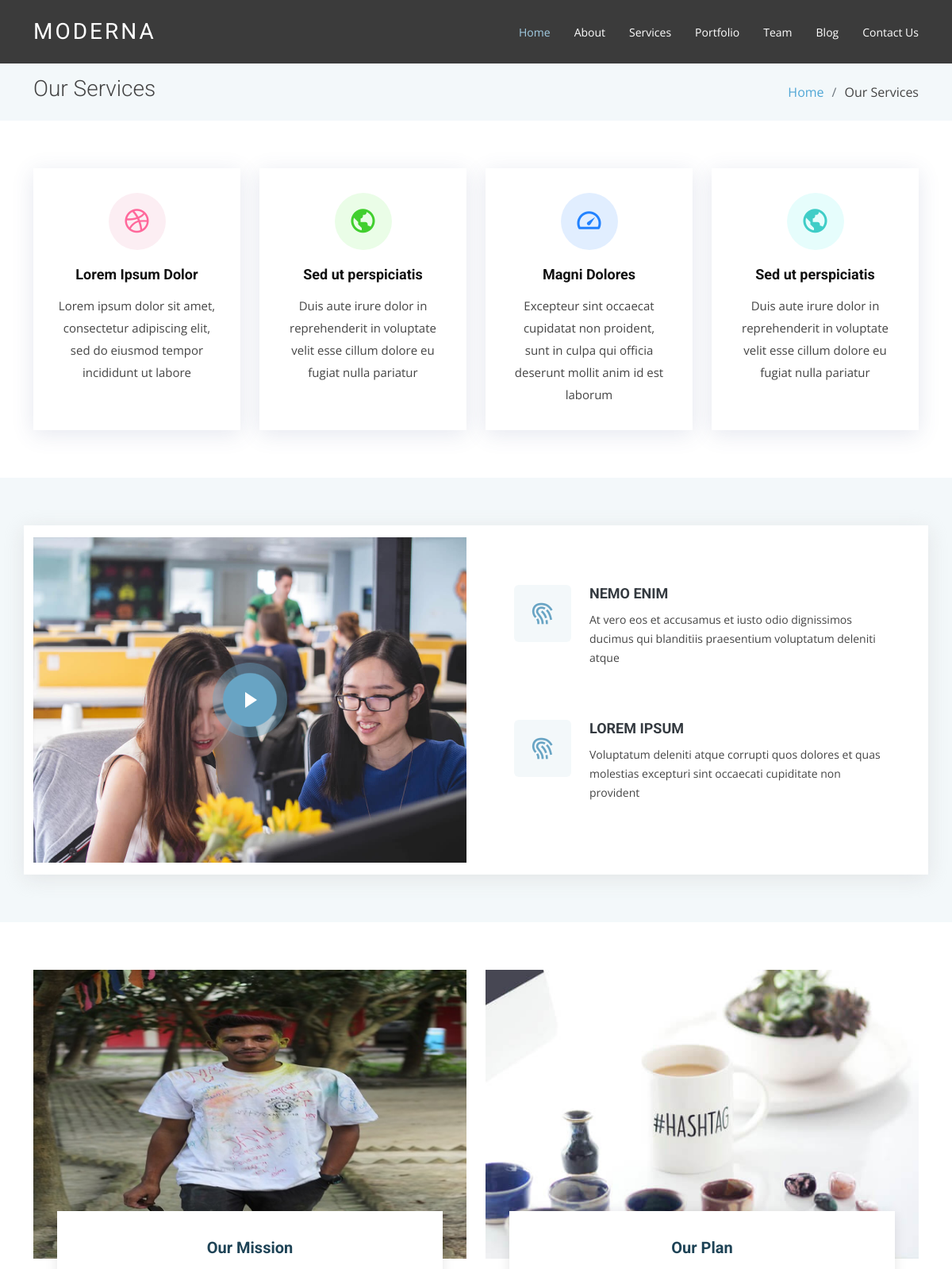
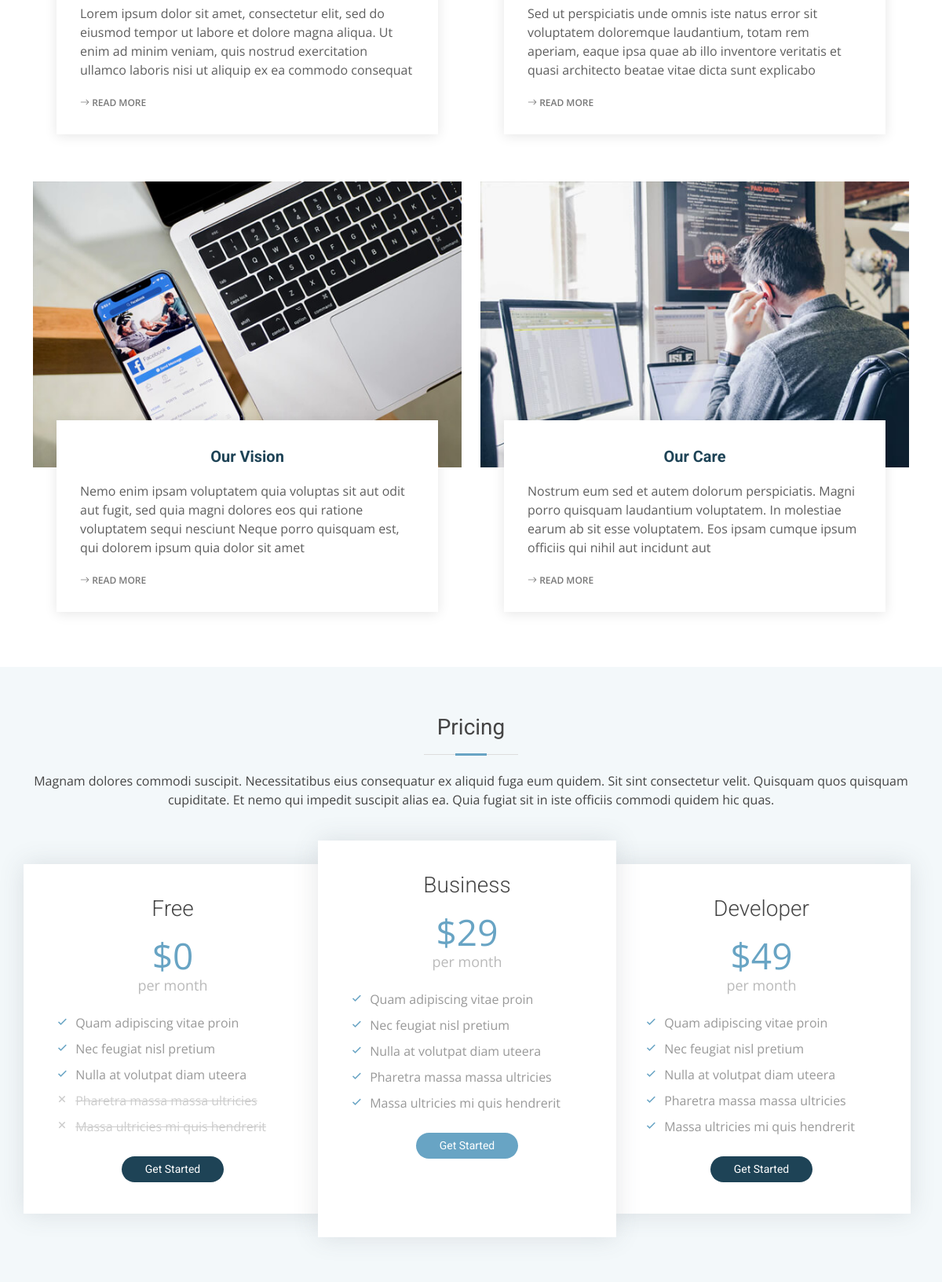
/services.php (upper part), run on the app's committed database (2 pictures, top to bottom).
### tables this page shows
CREATE TABLE `sarvice` (
  `id` int(50) NOT NULL,
  `title` varchar(100) NOT NULL,
  `discription` text NOT NULL,
  `icon_class_name` varchar(100) NOT NULL,
  `box_class_name` varchar(100) NOT NULL,
  `status` int(1) NOT NULL DEFAULT 1
);

CREATE TABLE `why_us` (
  `id` int(50) NOT NULL,
  `photo` varchar(100) NOT NULL DEFAULT 'photo.jpg',
  `video_url` varchar(200) DEFAULT NULL,
  `title_one` varchar(50) NOT NULL DEFAULT 'LOREM IPSUM',
  `discription_one` text DEFAULT NULL,
  `icon_one` varchar(50) DEFAULT NULL,
  `title_two` varchar(50) DEFAULT NULL,
  `discription_two` text DEFAULT NULL,
  `icon_two` varchar(50) DEFAULT NULL
);

CREATE TABLE `sarvice_details` (
  `id` int(50) NOT NULL,
  `title` varchar(100) NOT NULL,
  `discription` text NOT NULL,
  `btn_url` varchar(100) DEFAULT NULL,
  `photo` varchar(200) NOT NULL,
  `status` int(1) NOT NULL DEFAULT 1
);

### inc/sarvice.php (the view)
<?php
  $qurey="SELECT * FROM sarvice";
  $result=mysqli_query($conn, $qurey);
  if(mysqli_num_rows($result)>0){
    $datas=mysqli_fetch_all($result,1);
  }
  ?>
    <section class="services">
      <div class="container">
        <div class="row">
                 <?php
                foreach ($datas as $key=>$data){
                if($data['status']==1){
            ?>
          <div class="col-md-6 col-lg-3 d-flex align-items-stretch" data-aos="fade-up">
            <div class="icon-box icon-box-<?=$data['box_class_name']?>">
              <div class="icon"><i class="<?=$data['icon_class_name']?>"></i></div>
              <h4 class="title"><a href=""><?=$data['title']?></a></h4>
              <p class="description"><?=$data['discription']?></a></p>
            </div>
          </div>
       <?php
                }
            }
                ?>
        </div>
      </div>
    </section>

### inc/whyus.php
<?php
$qurey="SELECT * FROM why_us";
$result=mysqli_query($conn, $qurey);
if(mysqli_num_rows($result)>0){
  $data=mysqli_fetch_assoc($result);
}
?>
 <section class="why-us section-bg" data-aos="fade-up" date-aos-delay="200">
      <div class="container">
        <div class="row">
          <div class="col-lg-6 video-box">
            <img src="upload/whyus/<?=$data['photo']?>" class="img-fluid" alt="">
            <a href="<?=$data['video_url']?>" class="venobox play-btn mb-4" data-vbtype="video" data-autoplay="true"></a>
          </div>
          <div class="col-lg-6 d-flex flex-column justify-content-center p-5">
            <div class="icon-box">
              <div class="icon"><i class="<?=$data['icon_one']?>"></i></div>
              <h4 class="title"><a href=""><?=$data['title_one']?></a></h4>
              <p class="description"><?=$data['discription_one']?></p>
            </div>
            <div class="icon-box">
              <div class="icon"><i class="<?=$data['icon_two']?>"></i></div>
              <h4 class="title"><a href=""><?=$data['title_two']?></a></h4>
              <p class="description"><?=$data['discription_two']?></p>
            </div>
          </div>
        </div>
      </div>
    </section>

### inc/sarvice/sarvicedetails.php
<?php
  $qurey="SELECT * FROM sarvice_details";
  $result=mysqli_query($conn, $qurey);
  if(mysqli_num_rows($result)>0){
    $datas=mysqli_fetch_all($result,1);
  }
  ?>
  <section class="service-details">
      <div class="container">
        <div class="row">
        <?php
                foreach ($datas as $data){
                if($data['status']==1){
           ?>
          <div class="col-md-6 d-flex align-items-stretch" data-aos="fade-up">
            <div class="card">
              <div class="card-img">
              <img src="upload/details/<?=$data['photo']?>" alt="...">
              </div>
              <div class="card-body">
                <h5 class="card-title"><a href="#"><?=$data['title']?></a></h5>
                <p class="card-text"><?=$data['discription']?></a></p>
                <div class="read-more"><a href="<?=$data['btn_url']?>"><i class="bi bi-arrow-right"></i> Read More</a></div>
              </div>
            </div>
          </div>
          <?php
                }
              }
              ?>
        </div>
      </div>
    </section>

### assets/css/style.css (style rules this page uses)
body { font-family: "Open Sans", sans-serif; color: #444; }
a { color: #4fa6d5; text-decoration: none; }
h1, h2, h3, h4, h5, h6, .font-primary { font-family: "Roboto", sans-serif; }
section { padding: 60px 0; }
.section-bg { background-color: #f3f8fa; }
.services { padding-bottom: 20px; }
.services .icon-box { padding: 30px; position: relative; overflow: hidden; margin: 0 0 40px 0; background: #fff; box-shadow: 0 5px 26px 0 rgba(68, 88, 144, 0.14); transition: all 0.3s ease-in-out; text-align: center; border: 1px solid #fff; }
.services .icon { margin: 0 auto 20px auto; padding-top: 17px; display: inline-block; text-align: center; border-radius: 50%; width: 72px; height: 72px; }
.services .icon i { font-size: 36px; line-height: 1; }
.services .title { font-weight: 700; margin-bottom: 15px; font-size: 18px; }
.services .title a { color: #111; }
.services .description { font-size: 15px; line-height: 28px; margin-bottom: 0; }
.services .icon-box-pink .icon { background: #fceef3; }
.services .icon-box-pink .icon i { color: #ff689b; }
.services .icon-box-cyan .icon { background: #e6fdfc; }
.services .icon-box-cyan .icon i { color: #3fcdc7; }
.services .icon-box-green .icon { background: #eafde7; }
.services .icon-box-green .icon i { color: #41cf2e; }
.services .icon-box-blue .icon { background: #e1eeff; }
.services .icon-box-blue .icon i { color: #2282ff; }
.why-us .container { box-shadow: 0 5px 25px 0 rgba(214, 215, 216, 0.6); background: #fff; }
.why-us .icon-box + .icon-box { margin-top: 50px; }
.why-us .icon-box .icon { float: left; display: flex; align-items: center; justify-content: center; width: 72px; height: 72px; background: #f3f8fa; border-radius: 6px; transition: 0.5s; }
.why-us .icon-box .icon i { color: #68A4C4; font-size: 32px; }
.why-us .icon-box .title { margin-left: 95px; font-weight: 700; margin-bottom: 10px; font-size: 18px; text-transform: uppercase; }
.why-us .icon-box .title a { color: #343a40; transition: 0.3s; }
.why-us .icon-box .description { margin-left: 95px; line-height: 24px; font-size: 14px; }
.why-us .video-box { position: relative; }
.why-us .video-box img { padding-top: 15px; padding-bottom: 15px; }
.why-us .play-btn { width: 94px; height: 94px; background: radial-gradient(#68A4C4 50%, rgba(104, 164, 196, 0.4) 52%); border-radius: 50%; display: block; position: absolute; left: calc(50% - 47px); top: calc(50% - 47px); overflow: hidden; }
.why-us .play-btn::after { content: ""; position: absolute; left: 50%; top: 50%; transform: translateX(-40%) translateY(-50%); width: 0; height: 0; border-top: 10px solid transparent; border-bottom: 10px solid transparent; border-left: 15px solid #fff; z-index: 100; transition: all 400ms cubic-bezier(0.55, 0.055, 0.675, 0.19); }
.why-us .play-btn::before { content: ""; position: absolute; width: 120px; height: 120px; -webkit-animation-delay: 0s; animation-delay: 0s; -webkit-animation: pulsate-btn 2s; animation: pulsate-btn 2s; -webkit-animation-direction: forwards; animation-direction: forwards; -webkit-animation-iteration-count: infinite; animation-iteration-count: infinite; -webkit-animation-timing-function: steps; animation-timing-function: steps; opacity: 1; border-radius: 50%; border: 5px solid rgba(104, 164, 196, 0.7); top: -15%; left: -15%; background: rgba(198, 16, 0, 0); }
.service-details { padding-bottom: 10px; }
.service-details .card { border: 0; padding: 0 30px; margin-bottom: 60px; position: relative; }
.service-details .card-img { width: calc(100% + 60px); margin-left: -30px; overflow: hidden; z-index: 9; border-radius: 0; }
.service-details .card-img img { max-width: 100%; transition: all 0.3s ease-in-out; }
.service-details .card-body { z-index: 10; background: #fff; border-top: 4px solid #fff; padding: 30px; box-shadow: 0px 2px 15px rgba(0, 0, 0, 0.1); margin-top: -60px; transition: 0.3s; }
.service-details .card-title { font-weight: 700; text-align: center; margin-bottom: 20px; }
.service-details .card-title a { color: #1e4356; transition: 0.3s; }
.service-details .card-text { color: #5e5e5e; }
.service-details .read-more a { color: #777777; text-transform: uppercase; font-weight: 600; font-size: 12px; transition: 0.3s; }

### data on the page
sarvice: title "Lorem Ipsum Dolor", discription "Lorem ipsum dolor sit amet, consectetur adipiscing elit, sed do eiusmod tempor incididunt ut labore"
sarvice: title "Sed ut perspiciatis", discription "Duis aute irure dolor in reprehenderit in voluptate velit esse cillum dolore eu fugiat nulla pariatur"
sarvice: title "Magni Dolores", discription "Excepteur sint occaecat cupidatat non proident, sunt in culpa qui officia deserunt mollit anim id est laborum"
sarvice: title "Sed ut perspiciatis", discription "Duis aute irure dolor in reprehenderit in voluptate velit esse cillum dolore eu fugiat nulla pariatur"
why_us: photo (picture), title_one "NEMO ENIM", discription_one "At vero eos et accusamus et iusto odio dignissimos ducimus qui blanditiis praesentium voluptatum deleniti atque", title_two "LOREM IPSUM", discription_two "Voluptatum deleniti atque corrupti quos dolores et quas molestias excepturi sint occaecati cupiditate non provident"
sarvice_details: photo (picture), title "Our Mission", discription "Lorem ipsum dolor sit amet, consectetur elit, sed do eiusmod tempor ut labore et dolore magna aliqua. Ut enim ad minim veniam, quis nostrud exercitation ullamco laboris nisi ut aliquip ex ea commodo consequat"
sarvice_details: photo (picture), title "Our Plan", discription "Sed ut perspiciatis unde omnis iste natus error sit voluptatem doloremque laudantium, totam rem aperiam, eaque ipsa quae ab illo inventore veritatis et quasi architecto beatae vitae dicta sunt explicabo"
sarvice_details: photo (picture), title "Our Vision", discription "Nemo enim ipsam voluptatem quia voluptas sit aut odit aut fugit, sed quia magni dolores eos qui ratione voluptatem sequi nesciunt Neque porro quisquam est, qui dolorem ipsum quia dolor sit amet"
sarvice_details: photo (picture), title "Our Care", discription "Nostrum eum sed et autem dolorum perspiciatis. Magni porro quisquam laudantium voluptatem. In molestiae earum ab sit esse voluptatem. Eos ipsam cumque ipsum officiis qui nihil aut incidunt aut"
